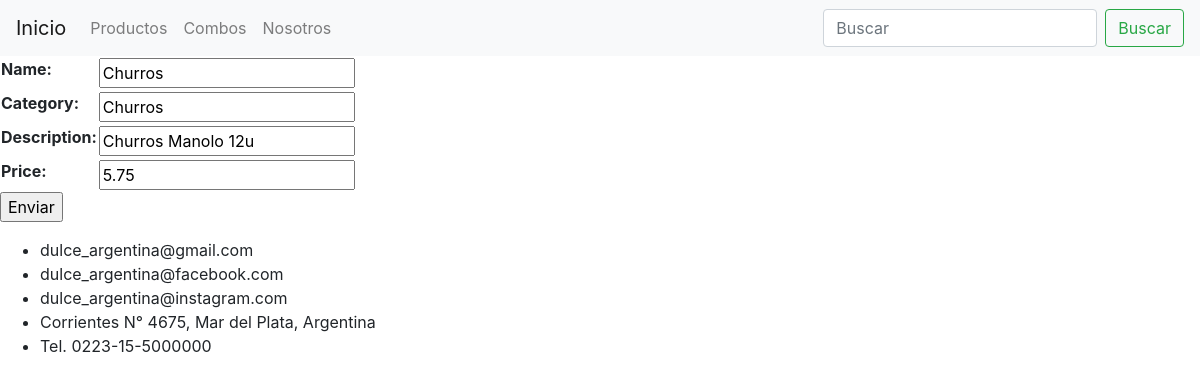
Screenshot of /products/update-product/5/ with the database file from the repository.
### products/models.py (models this page shows, shortened)
class Products(models.Model):
    name = models.CharField(max_length=40)
    category = models.CharField(max_length=30)
    description = models.CharField(max_length=250)
    price = models.FloatField()
    is_active = models.BooleanField(default=True)
    class Meta:
        verbose_name = 'Product'
        verbose_name_plural = 'Products'

### products/views.py (the view)
# urls.py: path('update-product/<int:pk>/', update_product, name='update_product'),
def update_product(request, pk):
    if request.method == 'POST':
        form = CreateProducts(request.POST)
        if form.is_valid():
            product = Products.objects.get(id=pk)
            product.name = form.cleaned_data['name']
            product.category = form.cleaned_data['category']
            product.description = form.cleaned_data['description']
            product.price = form.cleaned_data['price']
            product.save()
            return redirect(list_products)
    elif request.method == 'GET':
        product = Products.objects.get(id=pk)
        form = CreateProducts(initial={'name':product.name,
                                       'category':product.category,
                                       'description':product.description,
                                       'price':product.price
                                       })
        context = {
            'form' : form
        }
        return render(request, 'products/update-product.html', context=context)

### products/forms.py
class  CreateProducts(forms.Form):
    name = forms.CharField(max_length=40)
    category = forms.CharField(max_length=30)
    description = forms.CharField(max_length=250)
    price = forms.FloatField()

### templates/products/update-product.html (shortened to what this page needs)
{% extends 'base.html' %}
{% block contenido_que_cambia %}
    <form action="" method="POST">
        <table>
            {{form.as_table}}
        </table>
        <p><input type="submit" value="Enviar"></p>
    </form>
{% endblock %}

### rows the page displays
Products: name "Churros", category "Churros", description "Churros Manolo 12u", price "5.75"
